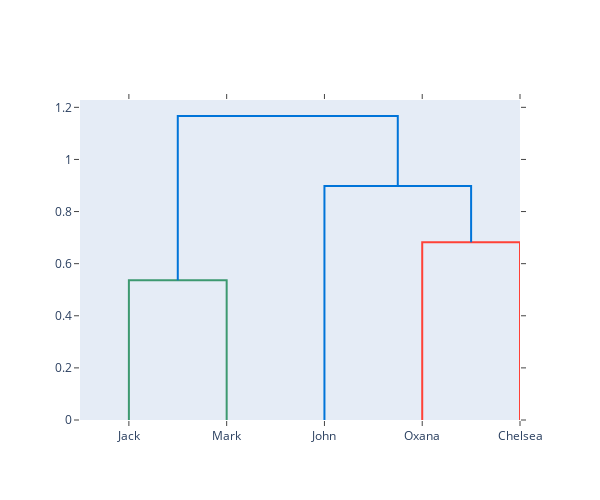

The notebook cell saved with this chart:
### Code cell
from plotly.figure_factory import create_dendrogram 
import numpy as np 
  
X = np.random.rand(5, 5) 
names = ['Jack', 'Oxana', 'John', 'Chelsea', 'Mark'] 
  
dendro = create_dendrogram(X, orientation = 'bottom', labels = names) 
dendro.update_layout({'width':600, 'height':500})  
dendro.show()
names, X

### Figure 1 — Plotly figure (JSON) as saved in the notebook; plotly's stock layout.template omitted (floating-point values rounded to 4 significant figures)
{"data": [{"hoverinfo": "text", "marker": {"color": "rgb(61,153,112)"}, "mode": "lines", "type": "scatter", "x": [5, 5, 15, 15], "xaxis": "x", "y": [0, 0.5362, 0.5362, 0], "yaxis": "y"}, {"hoverinfo": "text", "marker": {"color": "rgb(255,65,54)"}, "mode": "lines", "type": "scatter", "x": [35, 35, 45, 45], "xaxis": "x", "y": [0, 0.682, 0.682, 0], "yaxis": "y"}, {"hoverinfo": "text", "marker": {"color": "rgb(0,116,217)"}, "mode": "lines", "type": "scatter", "x": [25, 25, 40, 40], "xaxis": "x", "y": [0, 0.8982, 0.8982, 0.682], "yaxis": "y"}, {"hoverinfo": "text", "marker": {"color": "rgb(0,116,217)"}, "mode": "lines", "type": "scatter", "x": [10, 10, 32.5, 32.5], "xaxis": "x", "y": [0.5362, 1.167, 1.167, 0.8982], "yaxis": "y"}], "layout": {"autosize": false, "height": 500, "hovermode": "closest", "showlegend": false, "width": 600, "xaxis": {"mirror": "allticks", "rangemode": "tozero", "showgrid": false, "showline": true, "showticklabels": true, "tickmode": "array", "ticks": "outside", "ticktext": ["Jack", "Mark", "John", "Oxana", "Chelsea"], "tickvals": [5, 15, 25, 35, 45], "type": "linear", "zeroline": false}, "yaxis": {"mirror": "allticks", "rangemode": "tozero", "showgrid": false, "showline": true, "showticklabels": true, "ticks": "outside", "type": "linear", "zeroline": false}}}
